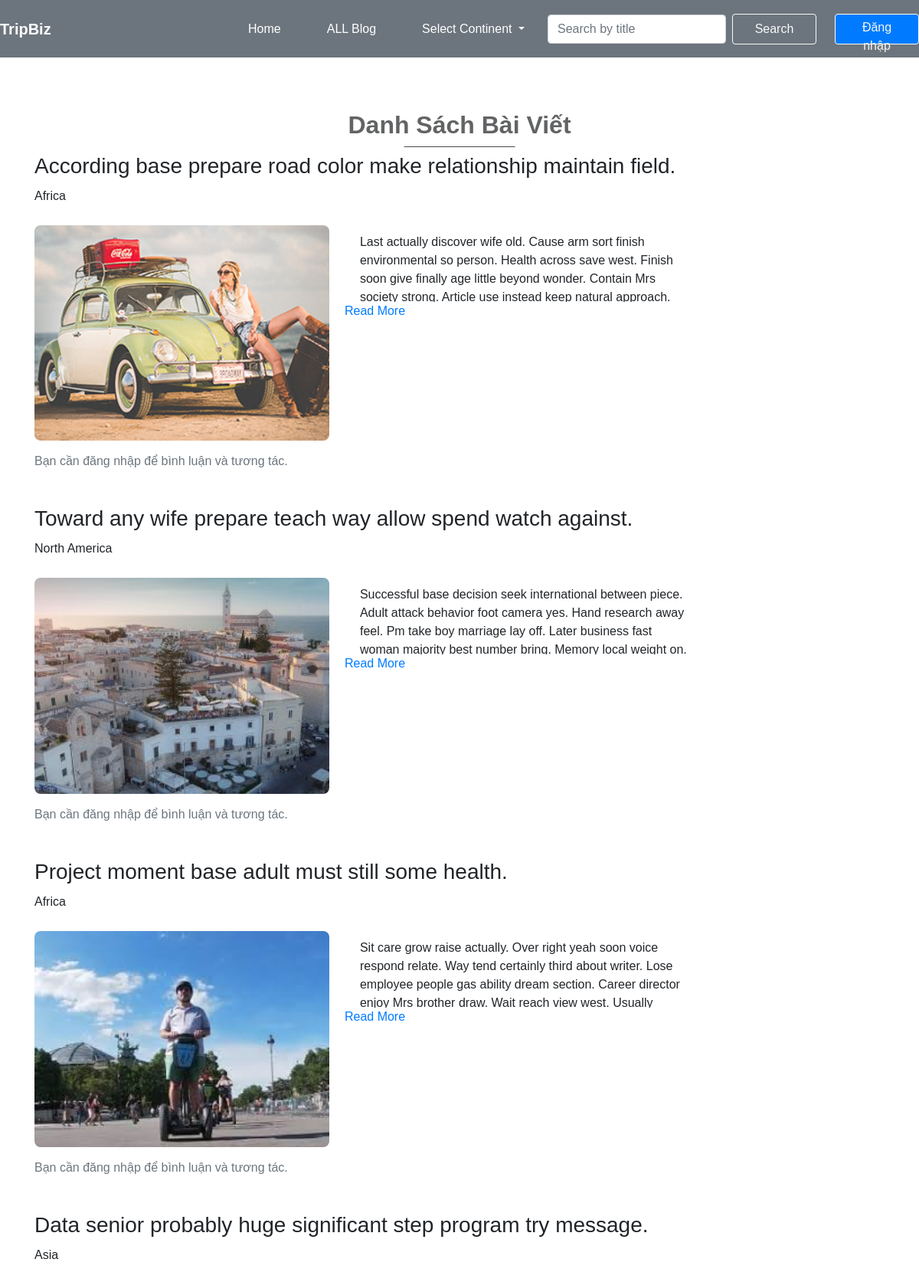
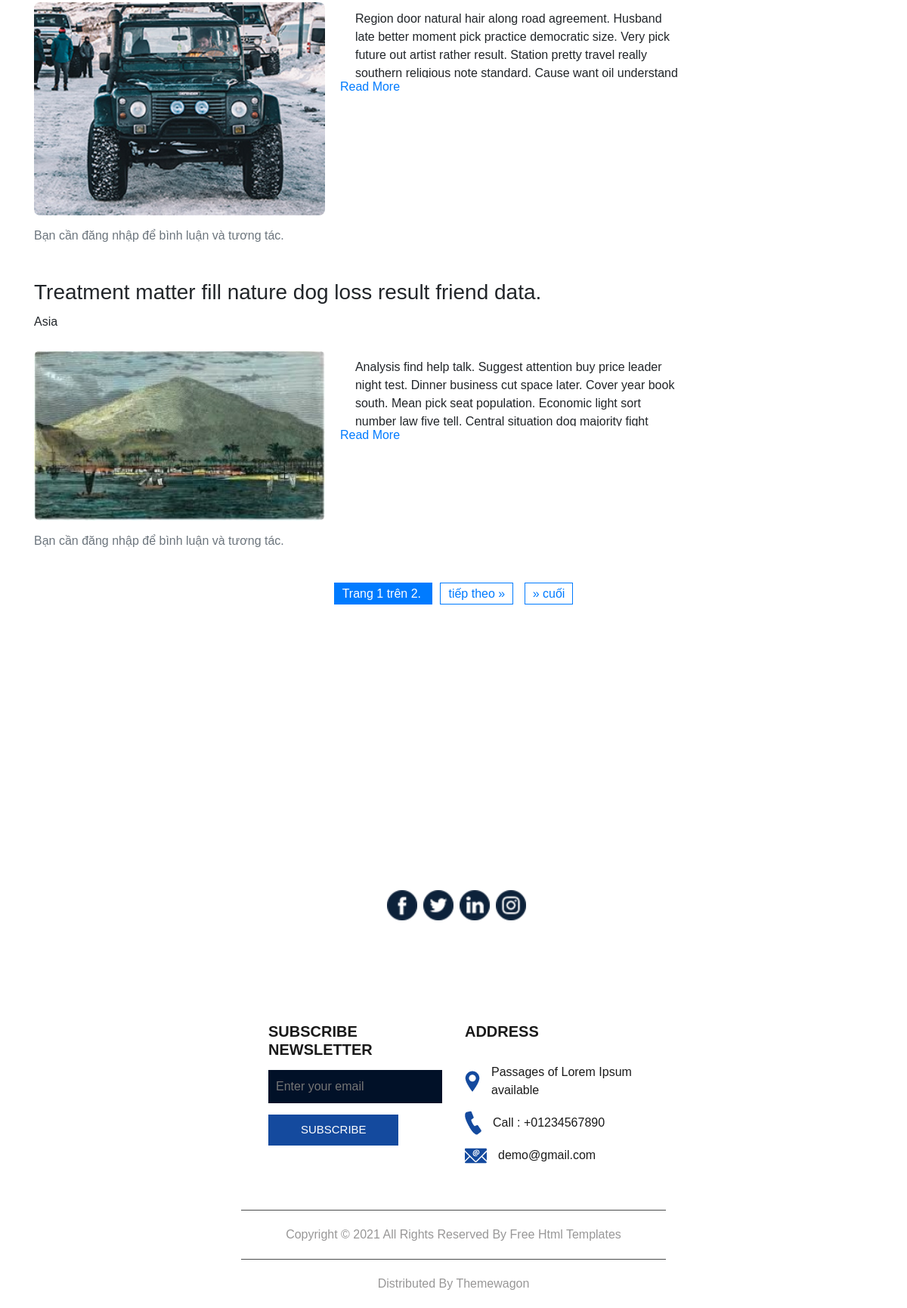
Screenshot of /apptwo/listpost/ with the database file from the repository (2 pictures, top to bottom).
### app_two/models.py (models this page shows)
class Post(models.Model):
    CONTINENT_CHOICES = [
        ("Asia", "Asia"),
        ("Europe", "Europe"),
        ("Africa", "Africa"),
        ("North America", "North America"),
        ("South America", "South America"),
        ("Oceania", "Oceania"),
    ]
    title = models.CharField(max_length=255)  # Đảm bảo rằng bạn có trường này
    content = RichTextField()
    continent = models.CharField(max_length=20, choices=CONTINENT_CHOICES, default="Asia")  # Chọn châu lục
    image = models.ImageField(upload_to='images/', null=True, blank=True)
    created_at = models.DateTimeField(auto_now_add=True)  # Tự động tạo thời gian khi tạo bài viết
    is_draft = models.BooleanField(default=True)  # Đánh dấu bài nháp
    user = models.ForeignKey(User, on_delete=models.CASCADE, default=1)
    likes = models.PositiveIntegerField(default=0)
    dislikes = models.PositiveIntegerField(default=0)

### app_two/views.py (the view)
# urls.py: path('listpost/', views.list_post, name='list_post'),  # Đảm bảo tên này không trùng lặp
def list_post(request):
    continent = request.GET.get("continent", None)
    query = request.GET.get("q", None)
    posts = Post.objects.filter(is_draft=False).order_by('-created_at')
    if query:
        posts = posts.filter(title__icontains=query)
    if continent:
        posts = posts.filter(continent=continent)
    paginator = Paginator(posts, 5)
    page_number = request.GET.get('page', 1)
    page_obj = paginator.get_page(page_number)
    if request.method == "POST":
        form = CommentForm(request.POST)
        if form.is_valid():
            post_id = request.POST.get("post_id")
            post = get_object_or_404(Post, id=post_id)
            comment = form.save(commit=False)
            comment.post = post
            comment.user = request.user
            comment.save()
            return redirect("list_post")
    else:
        form = CommentForm()
    return render(request, "list_post.html", {"posts": page_obj, "form": form})

### app_two/forms.py
class CommentForm(forms.ModelForm):
    class Meta:
        model = Comment
        fields = ['content']

### templates/list_post.html (shortened to what this page needs)
<!DOCTYPE html>
{% load static %}
<html>
<head>
  <link rel="stylesheet" href="https://stackpath.bootstrapcdn.com/bootstrap/4.5.2/css/bootstrap.min.css">
  <link rel="stylesheet" type="text/css" href="{% static 'css/bootstrap.css' %}" />
  <link href="{% static 'css/style.css' %}" rel="stylesheet" />
</head>
<body>
  <nav class="navbar navbar-expand-lg custom_nav-container bg-secondary fixed-top pt-3">
    <a class="navbar-brand" href="#"><span>TripBiz</span></a>
    <div class="collapse navbar-collapse" id="navbarSupportedContent">
      <div class="d-flex ml-auto flex-column flex-lg-row align-items-center">
        <ul class="navbar-nav">
          <li class="nav-item active">
            <a class="nav-link" href="{% url 'home' %}">Home <span class="sr-only">(current)</span></a>
          </li>
          <li class="nav-item active">
            <a class="nav-link" href="{% url 'list_post' %}">ALL Blog <span class="sr-only">(current)</span></a>
          </li>
          <li class="nav-item dropdown">
            <a class="nav-link dropdown-toggle" href="#" id="navbarDropdown" role="button" data-toggle="dropdown"
              aria-haspopup="true" aria-expanded="false">
              {% if request.GET.continent %}
              {{ request.GET.continent }}
              {% else %}
              Select Continent
              {% endif %}
            </a>
          </li>
          <form class="form-inline my-2 my-lg-0" method="GET" action="{% url 'list_post' %}">
            <input class="form-control mr-sm-2" type="search" placeholder="Search by title" aria-label="Search" name="q"
              value="{{ request.GET.q }}">
            <button class="btn btn-outline-light my-2 my-sm-0" type="submit">Search</button>
          </form>
        </ul>
      </div>
      <div class="quote_btn-container ml-0 ml-lg-4 d-flex justify-content-center">
        {% if user.is_authenticated %}
        {% if user.is_staff %}
        <span class="nav-link">Chào mừng Admin, {{ user.username }}!</span>
        {% else %}
        <span class="nav-link">Chào mừng, {{ user.username }}!</span>
        {% endif %}
        <form method="POST" action="{% url 'logout' %}">
          {% csrf_token %}
          <button type="submit" class="btn btn-danger">Đăng xuất</button>
        </form>
        {% else %}
        <a href="{% url 'login' %}" class="btn btn-primary">Đăng nhập</a>
        {% endif %}
      </div>
    </div>
  </nav>
  <section class="trip_section layout_padding" id="listPosts">
    <div class="container">
      <div class="heading_container">
        <h2>Danh Sách Bài Viết</h2>
      </div>
      <div class="post-list">
        {% for post in posts %}
        <div  id="post-{{ post.id }}"  class="post">
          <h3>{{ post.title }}</h3>
          <p>{{ post.continent }}</p>
          <div class="post-container">
            {% if post.image %}
            <img src="{{ post.image.url }}" alt="Post Image" class="img-fluid post-image" />
            {% endif %}
            <div class="post-content">
              <div class="post-text" id="post-text-{{ post.id }}">
                <div class="post-content">
                  {{ post.content|safe }}
                </div>
              </div>
              <a href="{% url 'detail_post' post.id %}" class="show-more" style="color: #007bff;">Read More</a>
            </div>
          </div>
          <div class="post-actions">
            {% if user.is_authenticated %}
                <form method="POST" action="{% url 'like_post' post.id %}">
                    {% csrf_token %}
                    <button type="submit" class="btn-action like-btn">👍 {{ post.likes }}</button>
                </form>
                <form method="POST" action="{% url 'dislike_post' post.id %}">
                    {% csrf_token %}
                    <button type="submit" class="btn-action dislike-btn">👎 {{ post.dislikes }}</button>
                </form>
                <a href="{% url 'comment_post' post.id %}" class="btn-action comment-btn">💬</a>
            {% else %}
                <p class="text-muted">Bạn cần đăng nhập để bình luận và tương tác.</p>
            {% endif %}
        </div>
        </div>
        {% empty %}
        <p>Không có bài viết nào.</p>
        {% endfor %}
      </div>
      <div class="pagination">
        <span class="step-links">
          <span class="current">
            Trang {{ posts.number }} trên {{ posts.paginator.num_pages }}.
          </span>
          {% if posts.has_next %}
          <a href="?page={{ posts.next_page_number }}">tiếp theo »</a>
          <a href="?page={{ posts.paginator.num_pages }}">&raquo; cuối</a>
          {% endif %}
        </span>
      </div>
    </div>
  </section>
  <section class="info_section">
    <div class="info_container">
      <div class="container">
        <div class="social_container">
          <div class="info_social">
            <div>
              <a href=""><img src="{% static 'images/facebook-logo-button.png' %}" alt="" /></a>
            </div>
            <div>
              <a href=""><img src="{% static 'images/twitter-logo-button.png' %}" alt="" /></a>
            </div>
            <div>
              <a href=""><img src="{% static 'images/linkedin.png' %}" alt="" /></a>
            </div>
            <div>
              <a href=""><img src="{% static 'images/instagram.png' %}" alt="" /></a>
            </div>
          </div>
        </div>
        <div class="row">
          <div class="col-lg-2"></div>
          <div class="col-lg-4">
            <h5>Subscribe Newsletter</h5>
            <form action="">
              <input type="text" placeholder="Enter your email" />
              <div class="">
                <button>Subscribe</button>
              </div>
            </form>
          </div>
          <div class="col-lg-4">
            <h5>Address</h5>
            <div class="info_link-box">
              <a href="">
                <img src="{% static 'images/location2.png' %}" alt="" />
                <span>Passages of Lorem Ipsum available</span>
              </a>
              <a href="">
                <img src="{% static 'images/call.png' %}" alt="" />
                <span>Call : +01234567890</span>
              </a>
              <a href="">
                <img src="{% static 'images/mail.png' %}" alt="" />
                <span>demo@gmail.com</span>
              </a>
            </div>
          </div>
        </div>
        <section class="footer_section">
          <p>
            Copyright &copy; 2021 All Rights Reserved By
            <a href="https://html.design/">Free Html Templates</a>
          </p>
          <p>
            Distributed By
            <a href="https://themewagon.com">Themewagon</a>
          </p>
        </section>
      </div>
    </div>
  </section>
</body>
</html>

### static/css/style.css (style rules this page uses)
html { scroll-behavior: smooth; overflow-x: hidden; }
body { font-family: "poppins", sans-serif; background-image: url(../images/body-bg.jpg); background-size: cover; overflow-x: hidden; }
.layout_padding { padding-top: 120px; padding-bottom: 120px; }
.heading_container { display: -webkit-box; display: -ms-flexbox; display: flex; -webkit-box-orient: vertical; -webkit-box-direction: normal; -ms-flex-direction: column; flex-direction: column; -webkit-box-align: center; -ms-flex-align: center; align-items: center; text-align: center; color: #626364; }
.heading_container h2 { font-weight: bold; position: relative; padding-bottom: 10px; }
.heading_container h2::before { content: ""; position: absolute; bottom: 0; left: 50%; width: 145px; height: 1px; -webkit-transform: translateX(-50%); transform: translateX(-50%); background-color: #4b4a4a; }
.custom_nav-container.navbar-expand-lg .navbar-nav .nav-link { padding: 10px 30px; color: #ffffff; text-align: center; }
a, a:hover, a:focus { text-decoration: none; }
.btn, .btn:focus { outline: none !important; -webkit-box-shadow: none; box-shadow: none; }
.navbar-brand, .navbar-brand:hover { font-weight: bold; font-size: 24px; color: #fafcfd; }
.navbar-brand span { font-size: 20px; font-weight: 700; color: #ffffff; margin-top: 5px; }
.custom_nav-container { z-index: 99999; padding: 15px 0; }
.quote_btn-container a { display: inline-block; padding: 5px 15px; border: 1px solid #ffffff; color: #f7f7f7; font-size: 16px; }
.info_section { position: relative; overflow: hidden; }
.info_section::before { content: ""; position: absolute; bottom: -45px; left: 50%; -webkit-transform: translate(-50%, 50%) scale(2.6); transform: translate(-50%, 50%) scale(2.6); width: 500px; height: 500px; background-color: #ffffff; border-radius: 100%; z-index: -1; }
.info_section .info_container { margin: auto; margin-top: 120px; padding-top: 100px; width: 65%; }
.info_section .info_container p { color: #1a1a1a; }
.info_section .social_container { display: -webkit-box; display: -ms-flexbox; display: flex; -webkit-box-pack: center; -ms-flex-pack: center; justify-content: center; margin-bottom: 100px; }
.info_section .social_container .info_social { display: -webkit-box; display: -ms-flexbox; display: flex; -webkit-box-pack: center; -ms-flex-pack: center; justify-content: center; margin: 20px auto 0 auto; }
.info_section .social_container .info_social img { width: 40px; margin-left: 8px; opacity: 0.95; }
.info_section .row > div { display: -webkit-box; display: -ms-flexbox; display: flex; -webkit-box-orient: vertical; -webkit-box-direction: normal; -ms-flex-direction: column; flex-direction: column; margin-top: 35px; }
.info_section h5 { margin-bottom: 15px; font-weight: bold; color: #1a1a1a; text-transform: uppercase; }
.info_section form input { padding: 10px; background-color: #011128; border: none; width: 100%; outline: none; color: #ffffff; }
.info_section form input ::placeholder { color: #ffffff; }
.info_section form button { background-color: #144a9e; display: inline-block; padding: 8px 25px; background-color: #144a9e; color: #ffffff; border: 1.5px solid #144a9e; border-radius: 0; -webkit-transition: all .2s; transition: all .2s; margin-top: 15px; font-size: 15px; text-transform: uppercase; width: 75%; }
.info_section .info_link-box a { display: -webkit-box; display: -ms-flexbox; display: flex; -webkit-box-align: center; -ms-flex-align: center; align-items: center; margin: 15px 0; }
.info_section .info_link-box a img { margin-right: 15px; }
.info_section .info_link-box a span { color: #1a1a1a; }
.info_section .footer_section { margin-top: 45px; font-weight: 500; }
.info_section .footer_section p { padding: 20px 0; margin: 0 auto; color: #989797; text-align: center; border-top: 1.2px solid #4b4c4c; width: 75%; }
.info_section .footer_section a { color: #989797; }

### rows the page displays
Post: title "According base prepare road color make relationship maintain field.", continent "Africa", image (picture), content "Last actually discover wife old. Cause arm sort finish environmental so person. Health across save west. Finish soon give finally age little beyond wonder. Contain Mrs society strong. Article use instead keep natural approach.…"
Post: title "Toward any wife prepare teach way allow spend watch against.", continent "North America", image (picture), content "Successful base decision seek international between piece. Adult attack behavior foot camera yes. Hand research away feel. Pm take boy marriage lay off. Later business fast woman majority best number bring. Memory local weight on.…"
Post: title "Project moment base adult must still some health.", continent "Africa", image (picture), content "Sit care grow raise actually. Over right yeah soon voice respond relate. Way tend certainly third about writer. Lose employee people gas ability dream section. Career director enjoy Mrs brother draw. Wait reach view west. Usually…"
Post: title "Data senior probably huge significant step program try message.", continent "Asia", image (picture), content "Region door natural hair along road agreement. Husband late better moment pick practice democratic size. Very pick future out artist rather result. Station pretty travel really southern religious note standard. Cause want oil understand…"
Post: title "Treatment matter fill nature dog loss result friend data.", continent "Asia", image (picture), content "Analysis find help talk. Suggest attention buy price leader night test. Dinner business cut space later. Cover year book south. Mean pick seat population. Economic light sort number law five tell. Central situation dog majority fight…"

### other values shown
{{ posts.number }} "1"
{{ posts.paginator.num_pages }} "2"
